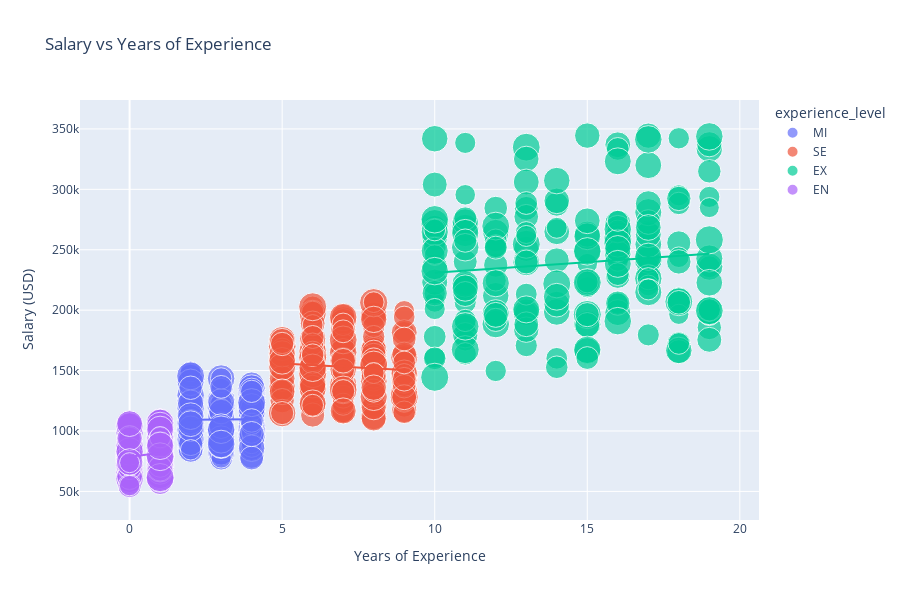

The notebook cell saved with this chart:
### Markdown cell above
## 4. Salary vs Years of Experience

This analysis examines the relationship between years of professional experience and salary levels across different experience categories. The scatter plot visualization below is particularly revealing, as it maps each position in our dataset according to years of experience and salary, with points colored by experience level classification. This approach allows us to observe both the overall correlation pattern and the distinct clusters that form at different experience thresholds. The clear separation between experience level groups highlights career transition points, while the variation within each cluster demonstrates how other factors influence compensation beyond raw years of experience. By quantifying these relationships, we gain insights into how experience translates to compensation at different career stages, revealing where experience has the strongest impact on salary and where other factors become more influential determinants of earning potential.

### Code cell
# 4. Salary vs Years of Experience Scatter Plot with Trend Line
fig4 = px.scatter(
    full_df,
    x="years_experience",
    y="salary_usd",
    color="experience_level",
    size="benefits_score",
    hover_data=["job_title", "industry", "company_size"],
    trendline="ols",
    title="Salary vs Years of Experience",
    labels={"salary_usd": "Salary (USD)", "years_experience": "Years of Experience"},
    height=600,
    width=900
)
fig4.show()

### Figure 1 — Plotly figure (JSON) as saved in the notebook; plotly's stock layout.template omitted (floating-point values rounded to 4 significant figures; data arrays with more than 128 entries replaced by an {"elided": "..."} marker saying what was removed)
{"data": [{"customdata": {"elided": "184x3 str values"}, "hovertemplate": "experience_level=MI<br>Years of Experience=%{x}<br>Salary (USD)=%{y}<br>benefits_score=%{marker.size}<br>job_title=%{customdata[0]}<br>industry=%{customdata[1]}<br>company_size=%{customdata[2]}<extra></extra>", "legendgroup": "MI", "marker": {"color": "#636efa", "size": {"elided": "184 float values"}, "sizemode": "area", "sizeref": 0.025, "symbol": "circle"}, "mode": "markers", "name": "MI", "orientation": "v", "showlegend": true, "type": "scatter", "x": {"elided": "184 int values"}, "xaxis": "x", "y": {"elided": "184 int values"}, "yaxis": "y"}, {"hovertemplate": "<b>OLS trendline</b><br>salary_usd = 272.017 * years_experience + 108714<br>R<sup>2</sup>=0.000178<br><br>experience_level=MI<br>Years of Experience=%{x}<br>Salary (USD)=%{y} <b>(trend)</b><extra></extra>", "legendgroup": "MI", "marker": {"color": "#636efa", "symbol": "circle"}, "mode": "lines", "name": "MI", "showlegend": false, "type": "scatter", "x": {"elided": "184 int values"}, "xaxis": "x", "y": {"elided": "184 float values"}, "yaxis": "y"}, {"customdata": {"elided": "178x3 str values"}, "hovertemplate": "experience_level=SE<br>Years of Experience=%{x}<br>Salary (USD)=%{y}<br>benefits_score=%{marker.size}<br>job_title=%{customdata[0]}<br>industry=%{customdata[1]}<br>company_size=%{customdata[2]}<extra></extra>", "legendgroup": "SE", "marker": {"color": "#EF553B", "size": {"elided": "178 float values"}, "sizemode": "area", "sizeref": 0.025, "symbol": "circle"}, "mode": "markers", "name": "SE", "orientation": "v", "showlegend": true, "type": "scatter", "x": {"elided": "178 int values"}, "xaxis": "x", "y": {"elided": "178 int values"}, "yaxis": "y"}, {"hovertemplate": "<b>OLS trendline</b><br>salary_usd = -1365.57 * years_experience + 162789<br>R<sup>2</sup>=0.005810<br><br>experience_level=SE<br>Years of Experience=%{x}<br>Salary (USD)=%{y} <b>(trend)</b><extra></extra>", "legendgroup": "SE", "marker": {"color": "#EF553B", "symbol": "circle"}, "mode": "lines", "name": "SE", "showlegend": false, "type": "scatter", "x": {"elided": "178 int values"}, "xaxis": "x", "y": {"elided": "178 float values"}, "yaxis": "y"}, {"customdata": {"elided": "188x3 str values"}, "hovertemplate": "experience_level=EX<br>Years of Experience=%{x}<br>Salary (USD)=%{y}<br>benefits_score=%{marker.size}<br>job_title=%{customdata[0]}<br>industry=%{customdata[1]}<br>company_size=%{customdata[2]}<extra></extra>", "legendgroup": "EX", "marker": {"color": "#00cc96", "size": {"elided": "188 float values"}, "sizemode": "area", "sizeref": 0.025, "symbol": "circle"}, "mode": "markers", "name": "EX", "orientation": "v", "showlegend": true, "type": "scatter", "x": {"elided": "188 int values"}, "xaxis": "x", "y": {"elided": "188 int values"}, "yaxis": "y"}, {"hovertemplate": "<b>OLS trendline</b><br>salary_usd = 1750.73 * years_experience + 213523<br>R<sup>2</sup>=0.011988<br><br>experience_level=EX<br>Years of Experience=%{x}<br>Salary (USD)=%{y} <b>(trend)</b><extra></extra>", "legendgroup": "EX", "marker": {"color": "#00cc96", "symbol": "circle"}, "mode": "lines", "name": "EX", "showlegend": false, "type": "scatter", "x": {"elided": "188 int values"}, "xaxis": "x", "y": {"elided": "188 float values"}, "yaxis": "y"}, {"customdata": {"elided": "174x3 str values"}, "hovertemplate": "experience_level=EN<br>Years of Experience=%{x}<br>Salary (USD)=%{y}<br>benefits_score=%{marker.size}<br>job_title=%{customdata[0]}<br>industry=%{customdata[1]}<br>company_size=%{customdata[2]}<extra></extra>", "legendgroup": "EN", "marker": {"color": "#ab63fa", "size": {"elided": "174 float values"}, "sizemode": "area", "sizeref": 0.025, "symbol": "circle"}, "mode": "markers", "name": "EN", "orientation": "v", "showlegend": true, "type": "scatter", "x": {"elided": "174 int values"}, "xaxis": "x", "y": {"elided": "174 int values"}, "yaxis": "y"}, {"hovertemplate": "<b>OLS trendline</b><br>salary_usd = 3201.63 * years_experience + 78632.9<br>R<sup>2</sup>=0.015653<br><br>experience_level=EN<br>Years of Experience=%{x}<br>Salary (USD)=%{y} <b>(trend)</b><extra></extra>", "legendgroup": "EN", "marker": {"color": "#ab63fa", "symbol": "circle"}, "mode": "lines", "name": "EN", "showlegend": false, "type": "scatter", "x": {"elided": "174 int values"}, "xaxis": "x", "y": {"elided": "174 float values"}, "yaxis": "y"}], "layout": {"height": 600, "legend": {"itemsizing": "constant", "title": {"text": "experience_level"}, "tracegroupgap": 0}, "title": {"text": "Salary vs Years of Experience"}, "width": 900, "xaxis": {"anchor": "y", "domain": [0, 1], "title": {"text": "Years of Experience"}}, "yaxis": {"anchor": "x", "domain": [0, 1], "title": {"text": "Salary (USD)"}}}}
